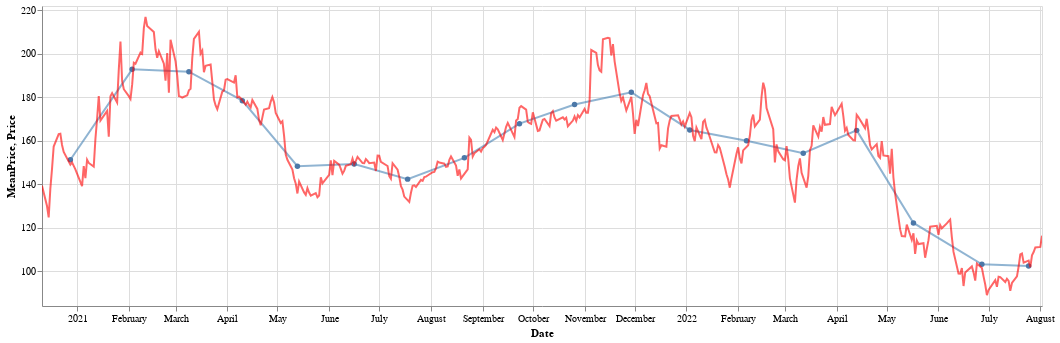

The notebook cell this image was saved under:
### Code cell
plot_cours_mean(name,"Month")

### Figure 1 — Vega-Lite specification as saved in the notebook (floating-point values rounded to 4 significant figures; data arrays with more than 128 entries replaced by an {"elided": "..."} marker saying what was removed)
{"config": {"view": {"continuousWidth": 400, "continuousHeight": 300}}, "layer": [{"data": {"name": "data-a3fcfb1087f0c21d56b45eec09463c0b"}, "mark": {"type": "line", "color": "steelblue", "opacity": 0.6, "point": true}, "encoding": {"tooltip": [{"field": "date", "type": "temporal"}, {"field": "prix_moyen", "title": "MeanPriceMonth", "type": "quantitative"}], "x": {"field": "date", "title": "Date", "type": "temporal"}, "y": {"field": "prix_moyen", "scale": {"clamp": true, "domain": [97.45, 197.8]}, "title": "MeanPrice", "type": "quantitative"}}, "height": 300, "selection": {"selector060": {"type": "interval", "bind": "scales", "encodings": ["x", "y"]}}, "width": 1000}, {"data": {"name": "data-0448561c9838ad8fc67e16f8c1de9a7f"}, "mark": {"type": "line", "color": "red", "opacity": 0.6}, "encoding": {"tooltip": [{"field": "Date", "type": "temporal"}, {"field": "Dernier", "title": "Price", "type": "quantitative"}], "x": {"field": "Date", "scale": {"clamp": true, "domain": ["2020-12-11", "2022-08-02"]}, "type": "temporal"}, "y": {"field": "Dernier", "scale": {"clamp": true, "domain": [84.08, 221.8]}, "title": "Price", "type": "quantitative"}}, "height": 300, "selection": {"selector058": {"type": "interval", "encodings": ["x"]}, "selector059": {"type": "interval", "bind": "scales", "encodings": ["x", "y"]}}, "width": 1000}], "$schema": "https://vega.github.io/schema/vega-lite/v4.17.0.json", "datasets": {"data-a3fcfb1087f0c21d56b45eec09463c0b": [{"date": "2020-12-28", "prix_moyen": 151.2}, {"date": "2021-02-03", "prix_moyen": 192.8}, {"date": "2021-03-09", "prix_moyen": 191.7}, {"date": "2021-04-10", "prix_moyen": 178.4}, {"date": "2021-05-13", "prix_moyen": 148.3}, {"date": "2021-06-16", "prix_moyen": 149.2}, {"date": "2021-07-18", "prix_moyen": 142.3}, {"date": "2021-08-21", "prix_moyen": 152.1}, {"date": "2021-09-23", "prix_moyen": 167.8}, {"date": "2021-10-26", "prix_moyen": 176.6}, {"date": "2021-11-29", "prix_moyen": 182.2}, {"date": "2022-01-03", "prix_moyen": 164.9}, {"date": "2022-02-06", "prix_moyen": 159.9}, {"date": "2022-03-12", "prix_moyen": 154.2}, {"date": "2022-04-13", "prix_moyen": 164.7}, {"date": "2022-05-17", "prix_moyen": 122.2}, {"date": "2022-06-27", "prix_moyen": 103.2}, {"date": "2022-07-25", "prix_moyen": 102.5}], "data-0448561c9838ad8fc67e16f8c1de9a7f": {"elided": "410 records"}}}
